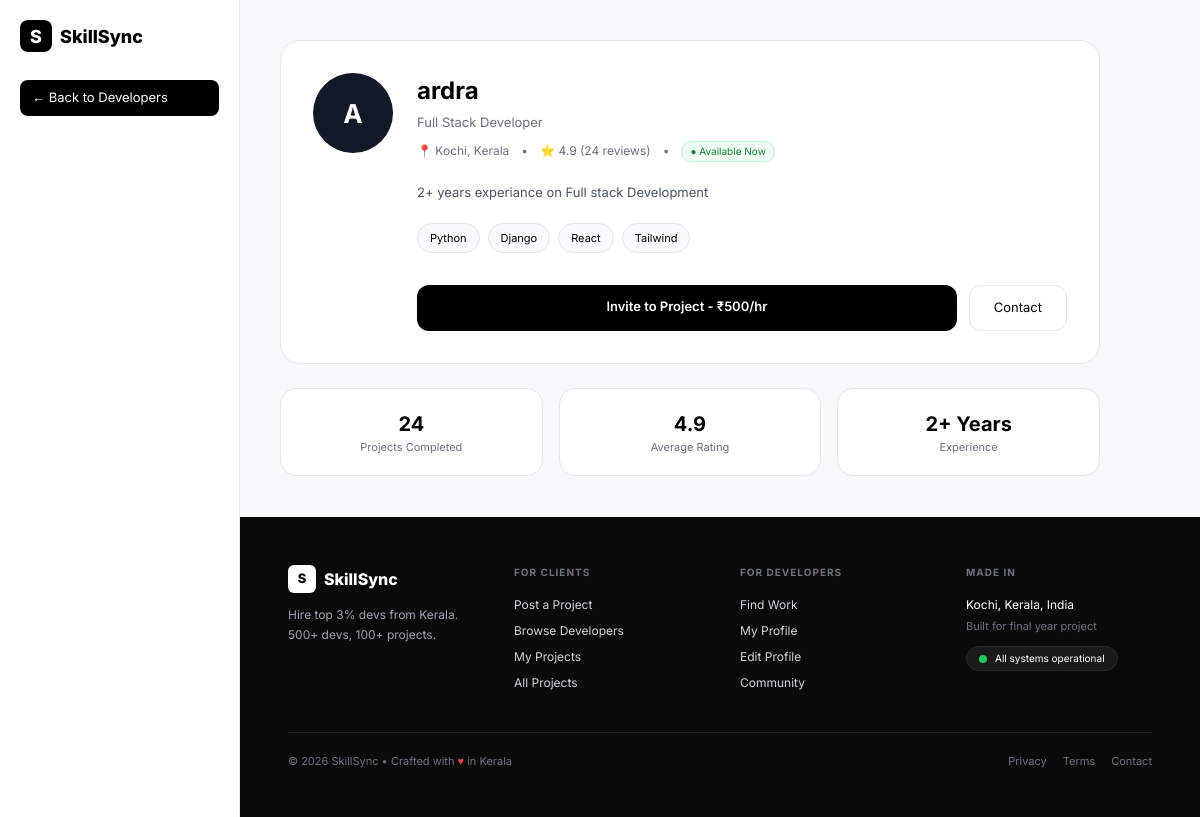
/developer/1/, run on the app's committed database.
### accounts/models.py (models this page shows, shortened)
class UserProfile(models.Model):
    user = models.OneToOneField(User, on_delete=models.CASCADE, related_name='profile')
    role = models.CharField(max_length=20, default='developer')
    title = models.CharField(max_length=100, blank=True, help_text="Eg: Full Stack Developer")
    skills = models.CharField(max_length=500, blank=True, help_text="Eg: Python, Django, React")
    bio = models.TextField(blank=True)
    location = models.CharField(max_length=100, blank=True, default="Kochi, Kerala")
    hourly_rate = models.IntegerField(default=500, help_text="Rate per hour in INR")
    experience = models.IntegerField(default=0, help_text="Years of experience")
    github = models.URLField(blank=True, verbose_name="GitHub URL")
    linkedin = models.URLField(blank=True, verbose_name="LinkedIn URL")
    portfolio = models.URLField(blank=True, verbose_name="Portfolio Website")
    availability = models.BooleanField(default=True)
    profile_pic = models.ImageField(upload_to='profiles/', null=True, blank=True)

### accounts/views.py (the view)
# urls.py: path('developer/<int:pk>/', views.developer_detail, name='developer_detail'),
def developer_detail(request, pk):
    profile = get_object_or_404(UserProfile, pk=pk)
    profile.skills_list = [s.strip() for s in profile.skills.split(',')] if profile.skills else []
    return render(request, 'accounts/developer_detail.html', {'profile': profile})

### accounts/templates/accounts/developer_detail.html (shortened to what this page needs)
{% load static %}
<!DOCTYPE html>
<html>
<head>
<script src="https://cdn.tailwindcss.com"></script>
</head>
<body class="bg-[#f8f9fb]">
<div class="flex min-h-screen">
  <div class="w-[240px] bg-white border-r border-gray-200 p-5 fixed h-full">
    <div class="flex items-center gap-2 font-extrabold text-[18px]"><div class="w-8 h-8 bg-black text-white rounded-lg flex items-center justify-center">S</div>SkillSync</div>
    <div class="mt-7">
      <a href="{% url 'developers' %}" class="flex items-center gap-2 px-3 py-2 bg-black text-white rounded-lg text-[13px]">← Back to Developers</a>
    </div>
  </div>
  <div class="flex-1 ml-[240px] flex flex-col min-h-screen">
    <div class="flex-1 p-10 max-w-[900px]">
      <div class="bg-white border border-gray-200 rounded-[20px] p-8">
        <div class="flex gap-6">
          <div class="w-20 h-20 bg-gray-900 text-white rounded-full flex items-center justify-center text-[26px] font-bold">{{ profile.user.username|first|upper }}</div>
          <div class="flex-1">
            <h1 class="text-[24px] font-bold">{{ profile.user.username }}</h1>
            <p class="text-[13px] text-gray-500 mt-1">{{ profile.title|default:"Full Stack Developer" }}</p>
            <div class="flex items-center gap-3 mt-2 text-[12px] text-gray-500">
              <span>📍 Kochi, Kerala</span>
              <span>•</span>
              <span>⭐ 4.9 (24 reviews)</span>
              <span>•</span>
              <span class="bg-green-50 text-green-700 px-2 py-0.5 rounded-full border border-green-200 text-[10px]">● Available Now</span>
            </div>
            <p class="text-[13px] text-gray-600 mt-5 leading-relaxed">{{ profile.bio|default:"I'm a passionate developer from Kerala. I love building web apps with Django, React and Tailwind. Worked with 10+ startups building scalable products." }}</p>
            <div class="flex gap-2 mt-5 flex-wrap">
              {% for skill in profile.skills_list %}
                <span class="text-[11px] bg-gray-50 border border-gray-200 px-3 py-1.5 rounded-full">{{ skill }}</span>
              {% empty %}
                <span class="text-[11px] bg-gray-50 border px-3 py-1.5 rounded-full">Python</span>
                <span class="text-[11px] bg-gray-50 border px-3 py-1.5 rounded-full">Django</span>
              {% endfor %}
            </div>
            <div class="mt-8 flex gap-3">
              <a href="{% url 'post_a_project' %}?invite={{ profile.user.id }}" class="flex-1 bg-black text-white text-center py-3 rounded-xl text-[13px] font-semibold hover:bg-gray-800">Invite to Project - ₹{{ profile.hourly_rate|default:"500" }}/hr</a>
              <button onclick="document.getElementById('contactModal').classList.remove('hidden')" class="px-6 py-3 border border-gray-200 rounded-xl text-[13px] hover:bg-gray-50 bg-white">Contact</button>
            </div>
          </div>
        </div>
      </div>
      <div class="grid grid-cols-3 gap-4 mt-6">
        <div class="bg-white border rounded-2xl p-5 text-center"><div class="text-[20px] font-bold">24</div><div class="text-[11px] text-gray-500">Projects Completed</div></div>
        <div class="bg-white border rounded-2xl p-5 text-center"><div class="text-[20px] font-bold">4.9</div><div class="text-[11px] text-gray-500">Average Rating</div></div>
        <div class="bg-white border rounded-2xl p-5 text-center"><div class="text-[20px] font-bold">2+ Years</div><div class="text-[11px] text-gray-500">Experience</div></div>
      </div>
    </div>
    {% include 'accounts/footer.html' %}
  </div>
</div>
</body>
</html>

### accounts/templates/accounts/developer_detail.html (style rules this page uses)
body { font-family:'Inter',sans-serif }

### data on the page
UserProfile: user.username|first "A", user.username "ardra", title "Full Stack Developer", bio "2+ years experiance on Full stack Development", hourly_rate "500"

### other printed values
{{ skill }} "Python" "Django" "React" "Tailwind"
